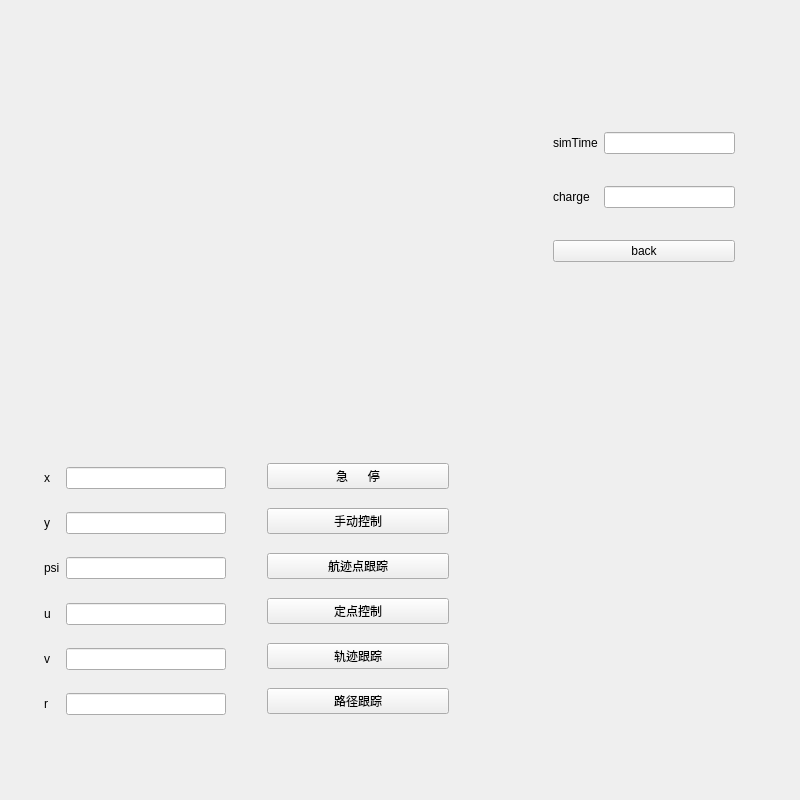
<?xml version="1.0" encoding="UTF-8"?>
<ui version="4.0">
 <class>SimWindow1</class>
 <widget class="QMainWindow" name="SimWindow1">
  <property name="geometry">
   <rect>
    <x>0</x>
    <y>0</y>
    <width>800</width>
    <height>800</height>
   </rect>
  </property>
  <property name="minimumSize">
   <size>
    <width>800</width>
    <height>800</height>
   </size>
  </property>
  <property name="maximumSize">
   <size>
    <width>800</width>
    <height>800</height>
   </size>
  </property>
  <property name="windowTitle">
   <string>MainWindow</string>
  </property>
  <widget class="QWidget" name="centralwidget">
   <property name="focusPolicy">
    <enum>Qt::NoFocus</enum>
   </property>
   <layout class="QGridLayout" name="gridLayout_6">
    <item row="0" column="0">
     <widget class="QWidget" name="widget" native="true">
      <layout class="QGridLayout" name="gridLayout_3">
       <item row="0" column="0">
        <widget class="QWidget" name="speed_widget" native="true">
         <property name="minimumSize">
          <size>
           <width>200</width>
           <height>200</height>
          </size>
         </property>
         <property name="maximumSize">
          <size>
           <width>200</width>
           <height>200</height>
          </size>
         </property>
         <layout class="QVBoxLayout" name="verticalLayout_2"/>
        </widget>
       </item>
       <item row="0" column="1">
        <widget class="QWidget" name="heading_widget" native="true">
         <property name="minimumSize">
          <size>
           <width>200</width>
           <height>200</height>
          </size>
         </property>
         <property name="maximumSize">
          <size>
           <width>200</width>
           <height>200</height>
          </size>
         </property>
         <layout class="QVBoxLayout" name="verticalLayout_3"/>
        </widget>
       </item>
       <item row="0" column="3">
        <widget class="QWidget" name="other_widget" native="true">
         <property name="minimumSize">
          <size>
           <width>200</width>
           <height>200</height>
          </size>
         </property>
         <property name="maximumSize">
          <size>
           <width>200</width>
           <height>200</height>
          </size>
         </property>
         <layout class="QGridLayout" name="gridLayout_2">
          <item row="6" column="0">
           <spacer name="verticalSpacer">
            <property name="orientation">
             <enum>Qt::Vertical</enum>
            </property>
            <property name="sizeHint" stdset="0">
             <size>
              <width>20</width>
              <height>40</height>
             </size>
            </property>
           </spacer>
          </item>
          <item row="3" column="1">
           <widget class="QLineEdit" name="charge_lne"/>
          </item>
          <item row="0" column="0">
           <spacer name="verticalSpacer_4">
            <property name="orientation">
             <enum>Qt::Vertical</enum>
            </property>
            <property name="sizeHint" stdset="0">
             <size>
              <width>20</width>
              <height>40</height>
             </size>
            </property>
           </spacer>
          </item>
          <item row="3" column="0">
           <widget class="QLabel" name="charge_lab">
            <property name="text">
             <string>charge</string>
            </property>
           </widget>
          </item>
          <item row="1" column="0">
           <widget class="QLabel" name="simtime_lab">
            <property name="text">
             <string>simTime</string>
            </property>
           </widget>
          </item>
          <item row="2" column="0">
           <spacer name="verticalSpacer_3">
            <property name="orientation">
             <enum>Qt::Vertical</enum>
            </property>
            <property name="sizeHint" stdset="0">
             <size>
              <width>20</width>
              <height>40</height>
             </size>
            </property>
           </spacer>
          </item>
          <item row="1" column="1">
           <widget class="QLineEdit" name="simtime_lne"/>
          </item>
          <item row="4" column="0">
           <spacer name="verticalSpacer_2">
            <property name="orientation">
             <enum>Qt::Vertical</enum>
            </property>
            <property name="sizeHint" stdset="0">
             <size>
              <width>20</width>
              <height>40</height>
             </size>
            </property>
           </spacer>
          </item>
          <item row="5" column="0" colspan="2">
           <widget class="QPushButton" name="pushButton">
            <property name="text">
             <string>back</string>
            </property>
           </widget>
          </item>
         </layout>
        </widget>
       </item>
      </layout>
     </widget>
    </item>
    <item row="1" column="0">
     <widget class="QWidget" name="widget_2" native="true">
      <property name="minimumSize">
       <size>
        <width>800</width>
        <height>400</height>
       </size>
      </property>
      <property name="maximumSize">
       <size>
        <width>800</width>
        <height>400</height>
       </size>
      </property>
      <layout class="QGridLayout" name="gridLayout_5">
       <item row="0" column="1">
        <widget class="QWidget" name="state_widget" native="true">
         <property name="minimumSize">
          <size>
           <width>200</width>
           <height>300</height>
          </size>
         </property>
         <property name="maximumSize">
          <size>
           <width>200</width>
           <height>300</height>
          </size>
         </property>
         <layout class="QGridLayout" name="gridLayout">
          <item row="5" column="1">
           <widget class="QLineEdit" name="angle_lne"/>
          </item>
          <item row="0" column="1">
           <spacer name="verticalSpacer_6">
            <property name="orientation">
             <enum>Qt::Vertical</enum>
            </property>
            <property name="sizeHint" stdset="0">
             <size>
              <width>20</width>
              <height>40</height>
             </size>
            </property>
           </spacer>
          </item>
          <item row="11" column="1">
           <widget class="QLineEdit" name="yaw_lne"/>
          </item>
          <item row="6" column="1">
           <spacer name="verticalSpacer_9">
            <property name="orientation">
             <enum>Qt::Vertical</enum>
            </property>
            <property name="sizeHint" stdset="0">
             <size>
              <width>20</width>
              <height>40</height>
             </size>
            </property>
           </spacer>
          </item>
          <item row="7" column="1">
           <widget class="QLineEdit" name="surge_lne"/>
          </item>
          <item row="7" column="0">
           <widget class="QLabel" name="surge_lab">
            <property name="text">
             <string>u</string>
            </property>
           </widget>
          </item>
          <item row="9" column="0">
           <widget class="QLabel" name="way_lab">
            <property name="text">
             <string>v</string>
            </property>
           </widget>
          </item>
          <item row="11" column="0">
           <widget class="QLabel" name="yaw_lab">
            <property name="text">
             <string>r</string>
            </property>
           </widget>
          </item>
          <item row="2" column="1">
           <spacer name="verticalSpacer_7">
            <property name="orientation">
             <enum>Qt::Vertical</enum>
            </property>
            <property name="sizeHint" stdset="0">
             <size>
              <width>20</width>
              <height>40</height>
             </size>
            </property>
           </spacer>
          </item>
          <item row="3" column="0">
           <widget class="QLabel" name="e_lab">
            <property name="text">
             <string>y</string>
            </property>
           </widget>
          </item>
          <item row="9" column="1">
           <widget class="QLineEdit" name="sway_lne"/>
          </item>
          <item row="4" column="1">
           <spacer name="verticalSpacer_8">
            <property name="orientation">
             <enum>Qt::Vertical</enum>
            </property>
            <property name="sizeHint" stdset="0">
             <size>
              <width>20</width>
              <height>40</height>
             </size>
            </property>
           </spacer>
          </item>
          <item row="3" column="1">
           <widget class="QLineEdit" name="east_lne"/>
          </item>
          <item row="5" column="0">
           <widget class="QLabel" name="angle_lab">
            <property name="text">
             <string>psi</string>
            </property>
           </widget>
          </item>
          <item row="1" column="0">
           <widget class="QLabel" name="n_lab">
            <property name="text">
             <string>x</string>
            </property>
           </widget>
          </item>
          <item row="8" column="1">
           <spacer name="verticalSpacer_10">
            <property name="orientation">
             <enum>Qt::Vertical</enum>
            </property>
            <property name="sizeHint" stdset="0">
             <size>
              <width>20</width>
              <height>40</height>
             </size>
            </property>
           </spacer>
          </item>
          <item row="12" column="1">
           <spacer name="verticalSpacer_5">
            <property name="orientation">
             <enum>Qt::Vertical</enum>
            </property>
            <property name="sizeHint" stdset="0">
             <size>
              <width>20</width>
              <height>40</height>
             </size>
            </property>
           </spacer>
          </item>
          <item row="1" column="1">
           <widget class="QLineEdit" name="north_lne"/>
          </item>
          <item row="10" column="1">
           <spacer name="verticalSpacer_11">
            <property name="orientation">
             <enum>Qt::Vertical</enum>
            </property>
            <property name="sizeHint" stdset="0">
             <size>
              <width>20</width>
              <height>40</height>
             </size>
            </property>
           </spacer>
          </item>
         </layout>
        </widget>
       </item>
       <item row="0" column="2">
        <widget class="QWidget" name="ctrpanel_widget" native="true">
         <property name="minimumSize">
          <size>
           <width>200</width>
           <height>300</height>
          </size>
         </property>
         <property name="maximumSize">
          <size>
           <width>200</width>
           <height>300</height>
          </size>
         </property>
         <layout class="QGridLayout" name="gridLayout_4">
          <item row="0" column="0">
           <widget class="QPushButton" name="stop_btn">
            <property name="text">
             <string>急      停</string>
            </property>
           </widget>
          </item>
          <item row="1" column="0">
           <widget class="QPushButton" name="keyctr_btn">
            <property name="text">
             <string>手动控制</string>
            </property>
           </widget>
          </item>
          <item row="2" column="0">
           <widget class="QPushButton" name="waypointtracking_btn">
            <property name="text">
             <string>航迹点跟踪</string>
            </property>
           </widget>
          </item>
          <item row="3" column="0">
           <widget class="QPushButton" name="pointctr_btn">
            <property name="text">
             <string>定点控制</string>
            </property>
           </widget>
          </item>
          <item row="4" column="0">
           <widget class="QPushButton" name="ttc_btn">
            <property name="text">
             <string>轨迹跟踪</string>
            </property>
           </widget>
          </item>
          <item row="5" column="0">
           <widget class="QPushButton" name="pf_btn">
            <property name="text">
             <string>路径跟踪</string>
            </property>
           </widget>
          </item>
         </layout>
        </widget>
       </item>
       <item row="0" column="3">
        <widget class="QWidget" name="map_widget" native="true">
         <property name="minimumSize">
          <size>
           <width>300</width>
           <height>300</height>
          </size>
         </property>
         <property name="maximumSize">
          <size>
           <width>300</width>
           <height>300</height>
          </size>
         </property>
        </widget>
       </item>
      </layout>
     </widget>
    </item>
   </layout>
  </widget>
  <widget class="QMenuBar" name="menubar">
   <property name="geometry">
    <rect>
     <x>0</x>
     <y>0</y>
     <width>800</width>
     <height>28</height>
    </rect>
   </property>
  </widget>
 </widget>
 <resources/>
 <connections/>
</ui>
